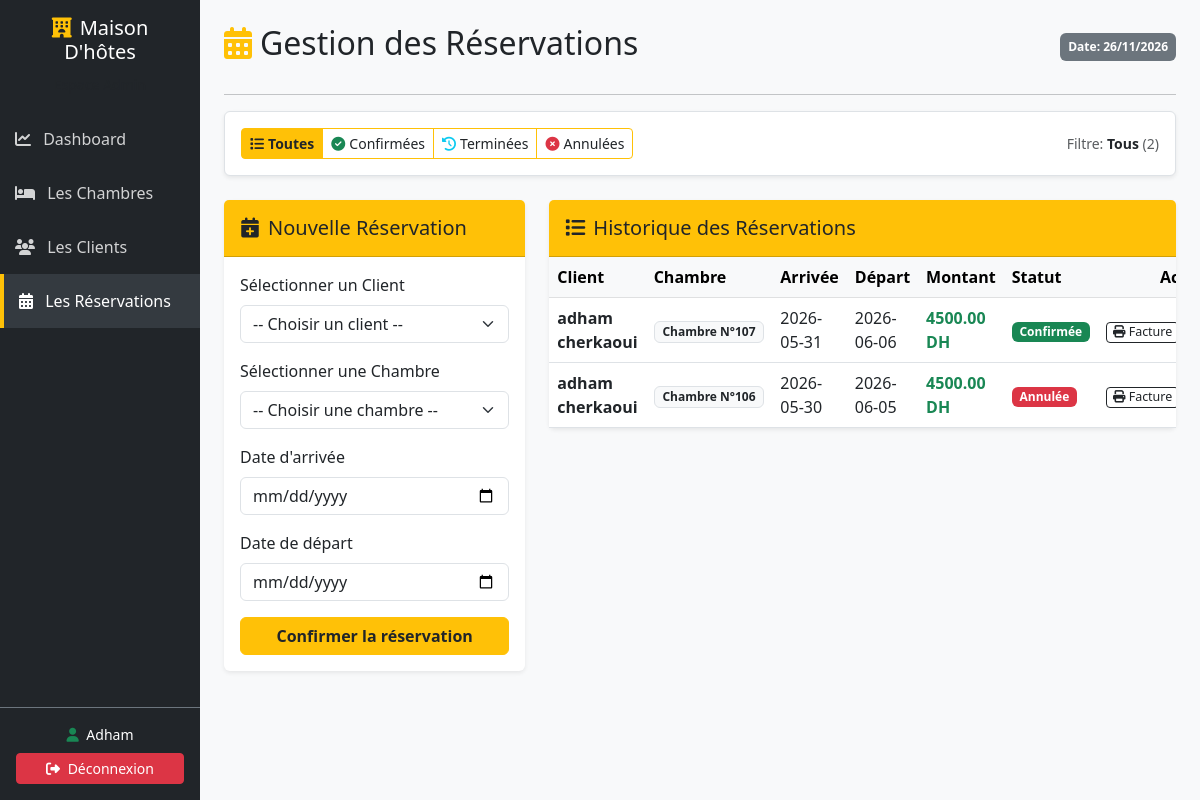
The page /pages/reservations.php (signed in) on the database its author committed.
### tables this page shows
CREATE TABLE `reservations` (
  `id_reservation` int(11) NOT NULL,
  `id_client` int(11) DEFAULT NULL,
  `id_chambre` int(11) DEFAULT NULL,
  `date_arrivee` date NOT NULL,
  `date_depart` date NOT NULL,
  `montant_total` decimal(10,2) NOT NULL,
  `statut_reservation` varchar(20) DEFAULT 'Confirmée'
);

CREATE TABLE `clients` (
  `id_client` int(11) NOT NULL,
  `nom_complet` varchar(100) NOT NULL,
  `cin` varchar(20) NOT NULL,
  `telephone` varchar(20) NOT NULL,
  `email` varchar(100) DEFAULT NULL
);

CREATE TABLE `chambres` (
  `id_chambre` int(11) NOT NULL,
  `numero_chambre` varchar(10) NOT NULL,
  `type_chambre` varchar(50) NOT NULL,
  `prix_nuit` decimal(10,2) NOT NULL,
  `statut` varchar(20) DEFAULT 'Disponible'
);

### Reservation.php (called while the page is built, shortened)
<?php
class Reservation {
    private $conn;
    private $table_name = "reservations";
    public function __construct($db) {
        $this->conn = $db;
    }
    public function readAll() {
        $query = "SELECT r.*, c.nom_complet, ch.numero_chambre
                  FROM " . $this->table_name . " r
                  INNER JOIN clients c ON r.id_client = c.id_client
                  INNER JOIN chambres ch ON r.id_chambre = ch.id_chambre
                  ORDER BY r.date_arrivee DESC";
        $stmt = $this->conn->prepare($query);
        $stmt->execute();
        return $stmt;
    }
}
?>

### pages/reservations.php (the view, shortened to what this page needs)
<?php
require_once '../Reservation.php';
$database = new Database();
$db = $database->getConnection();
$reservationObj = new Reservation($db);
$filter = isset($_GET['statut']) ? $_GET['statut'] : 'Tous';
if ($filter == 'Confirmée') {
    $query = "SELECT r.*, c.nom_complet, ch.numero_chambre
              FROM reservations r
              INNER JOIN clients c ON r.id_client = c.id_client
              INNER JOIN chambres ch ON r.id_chambre = ch.id_chambre
              WHERE r.statut_reservation = 'Confirmée'
              ORDER BY r.date_arrivee DESC";
    $list_reservations = $db->prepare($query);
    $list_reservations->execute();
} else {
    $list_reservations = $reservationObj->readAll();
}
$total_res = $list_reservations->rowCount();
?>
<!DOCTYPE html>
<html lang="fr">
<head>
    <link href="https://cdn.jsdelivr.net/npm/bootstrap@5.3.0/dist/css/bootstrap.min.css" rel="stylesheet">
    <link href="https://cdnjs.cloudflare.com/ajax/libs/font-awesome/6.4.0/css/all.min.css" rel="stylesheet">
</head>
<body>
<div class="container-fluid">
    <div class="row">
        <div class="col-md-3 col-lg-2 sidebar p-0 d-flex flex-column">
            <div class="p-3 text-center bg-dark">
                <h5><i class="fa-solid fa-hotel me-2 text-warning"></i>Maison D'hôtes</h5>
                <small class="text-muted">Espace Admin</small>
            </div>
            <div class="flex-grow-1">
                <a href="../index.php"><i class="fa-solid fa-chart-line me-2"></i> Dashboard</a>
                <a href="chambres.php"><i class="fa-solid fa-bed me-2"></i> Les Chambres</a>
                <a href="clients.php"><i class="fa-solid fa-users me-2"></i> Les Clients</a>
                <a href="reservations.php" class="active"><i class="fa-solid fa-calendar-days me-2"></i> Les Réservations</a>
            </div>
            <div class="p-3 border-top border-secondary text-center">
                <small class="d-block mb-2"><i class="fa-solid fa-user me-1 text-success"></i> <?php echo $_SESSION['nom']; ?></small>
                <a href="../logout.php" class="btn btn-sm btn-danger w-100 py-1 text-white"><i class="fa-solid fa-right-from-bracket me-1"></i> Déconnexion</a>
            </div>
        </div>
        <div class="col-md-9 col-lg-10 p-4">
            <div class="d-flex justify-content-between align-items-center mb-4">
                <h2><i class="fa-solid fa-calendar-days me-2 text-warning"></i>Gestion des Réservations</h2>
                <span class="badge bg-secondary p-2">Date: <?php echo date('d/m/2026'); ?></span>
            </div>
            <hr>
            <div class="d-flex justify-content-between align-items-center mb-4 bg-white p-3 rounded shadow-sm border">
                <div class="btn-group" role="group">
                    <a href="reservations.php?statut=Tous" class="btn btn-sm btn-outline-warning d-flex align-items-center gap-1 <?php echo $filter == 'Tous' ? 'active-filter' : ''; ?>">
                        <i class="fa-solid fa-list"></i> Toutes
                    </a>
                    <a href="reservations.php?statut=Confirmée" class="btn btn-sm btn-outline-warning d-flex align-items-center gap-1 <?php echo $filter == 'Confirmée' ? 'active-filter' : ''; ?>">
                        <i class="fa-solid fa-circle-check text-success"></i> Confirmées
                    </a>
                    <a href="reservations.php?statut=Terminée" class="btn btn-sm btn-outline-warning d-flex align-items-center gap-1 <?php echo $filter == 'Terminée' ? 'active-filter' : ''; ?>">
                        <i class="fa-solid fa-clock-rotate-left text-info"></i> Terminées
                    </a>
                    <a href="reservations.php?statut=Annulée" class="btn btn-sm btn-outline-warning d-flex align-items-center gap-1 <?php echo $filter == 'Annulée' ? 'active-filter' : ''; ?>">
                        <i class="fa-solid fa-circle-xmark text-danger"></i> Annulées
                    </a>
                </div>
                <span class="text-muted small">Filtre: <strong class="text-dark"><?php echo $filter; ?></strong> (<?php echo $total_res; ?>)</span>
            </div>
            <div class="row align-grid">
                <div class="col-lg-4 mb-4">
                    <div class="card shadow-sm border-0">
                        <div class="card-header bg-warning text-dark py-3">
                            <h5 class="mb-0"><i class="fa-solid fa-calendar-plus me-2"></i>Nouvelle Réservation</h5>
                        </div>
                        <div class="card-body">
                            <form method="POST" action="">
                                <div class="mb-3">
                                    <label class="form-label">Sélectionner un Client</label>
                                    <select name="id_client" class="form-select" required>
                                        <option value="">-- Choisir un client --</option>
                                    </select>
                                </div>
                                <div class="mb-3">
                                    <label class="form-label">Sélectionner une Chambre</label>
                                    <select name="id_chambre" class="form-select" required>
                                        <option value="">-- Choisir une chambre --</option>
                                    </select>
                                </div>
                                <div class="mb-3">
                                    <label class="form-label">Date d'arrivée</label>
                                    <input type="date" name="date_arrivee" class="form-control" required>
                                </div>
                                <div class="mb-3">
                                    <label class="form-label">Date de départ</label>
                                    <input type="date" name="date_depart" class="form-control" required>
                                </div>
                                <button type="submit" name="ajouter_reservation" class="btn btn-warning w-100 text-dark fw-bold">Confirmer la réservation</button>
                            </form>
                        </div>
                    </div>
                </div>
                <div class="col-lg-8">
                    <div class="card shadow-sm border-0">
                        <div class="card-header bg-warning text-dark py-3">
                            <h5 class="mb-0"><i class="fa-solid fa-list me-2"></i>Historique des Réservations</h5>
                        </div>
                        <div class="card-body p-0">
                            <div class="table-responsive">
                                <table class="table table-hover mb-0 align-middle">
                                    <thead class="table-light">
                                        <tr>
                                            <th>Client</th>
                                            <th>Chambre</th>
                                            <th>Arrivée</th>
                                            <th>Départ</th>
                                            <th>Montant</th>
                                            <th>Statut</th>
                                            <th class="text-center">Action</th>
                                        </tr>
                                    </thead>
                                    <tbody>
                                        <?php if($total_res > 0): ?>
                                            <?php while ($r = $list_reservations->fetch(PDO::FETCH_ASSOC)): ?>
                                                <tr>
                                                    <td><strong><?php echo $r['nom_complet']; ?></strong></td>
                                                    <td><span class="badge bg-light text-dark border">Chambre N°<?php echo $r['numero_chambre']; ?></span></td>
                                                    <td><?php echo $r['date_arrivee']; ?></td>
                                                    <td><?php echo $r['date_depart']; ?></td>
                                                    <td><strong class="text-success"><?php echo $r['montant_total']; ?> DH</strong></td>
                                                    <td>
                                                        <?php
                                                        $st_badge = "bg-warning text-dark";
                                                        if($r['statut_reservation'] == 'Confirmée') $st_badge = "bg-success text-white";
                                                        if($r['statut_reservation'] == 'Annulée') $st_badge = "bg-danger text-white";
                                                        ?>
                                                        <span class="badge <?php echo $st_badge; ?>"><?php echo $r['statut_reservation']; ?></span>
                                                    </td>
                                                    <td class="action-cell text-center">
                                                        <div class="d-inline-flex gap-1">
                                                            <a href="facture.php?id=<?php echo $r['id_reservation']; ?>" target="_blank" class="btn btn-custom-sm btn-outline-dark" title="Imprimer la facture">
                                                                <i class="fa-solid fa-print"></i> Facture
                                                            </a>
                                                        </div>
                                                    </td>
                                                </tr>
                                            <?php endwhile; ?>
                                        <?php else: ?>
                                            <tr>
                                                <td colspan="7" class="text-center p-4 text-muted">Aucune réservation trouvée avec ce statut.</td>
                                            </tr>
                                        <?php endif; ?>
                                    </tbody>
                                </table>
                            </div>
                        </div>
                    </div>
                </div>
            </div>
        </div>
    </div>
</div>
</body>
</html>

### pages/reservations.php (style rules this page uses)
body { background-color: #f8f9fa; }
.sidebar { min-height: 100vh; background-color: #212529; color: white; }
.sidebar a { color: rgba(255,255,255,0.8); text-decoration: none; display: block; padding: 15px; }
.sidebar a.active { background-color: #343a40; color: white; border-left: 4px solid #ffc107; }
.align-grid { align-items: flex-start; }
.btn-outline-warning.active-filter { background-color: #ffc107 !important; color: #212529 !important; font-weight: bold; }
.btn-outline-warning { color: #212529; border-color: #ffc107; }
.btn-custom-sm { padding: 2px 6px !important; font-size: 0.78rem !important; line-height: 1.2 !important; border-radius: 4px !important; }
.action-cell { white-space: nowrap; width: 1%; }

### rows shown on the page
reservations: id_client.nom_complet "adham cherkaoui", id_chambre.numero_chambre "107", date_arrivee "2026-05-31", date_depart "2026-06-06", montant_total "4500.00", statut_reservation "Confirmée"
reservations: id_client.nom_complet "adham cherkaoui", id_chambre.numero_chambre "106", date_arrivee "2026-05-30", date_depart "2026-06-05", montant_total "4500.00", statut_reservation "Annulée"

### other values the page prints
$_SESSION['nom'] "Adham"
$filter "Tous"
$total_res "2"
